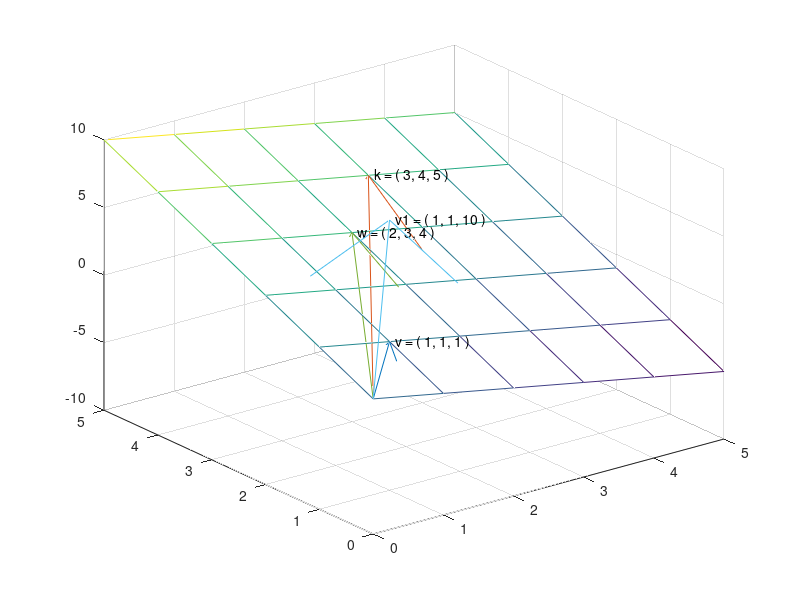

Write MATLAB code to recreate this figure.
x = 0 : 5
[ X, Y ]= meshgrid( x )
Z =2 * Y - X
mesh( X, Y, Z )

v = [ 1; 1; 1; ]
w = [ 2; 3; 4; ]
k = v + w
v1 = [ 1; 1; 10; ]

hold on;

quiver3( 0, 0, 0, v( 1 ), v( 2 ), v( 3 ), 1 )
text( v( 1 ), v( 2 ) , v( 3 ), '  v = ( 1, 1, 1 ) ' );
quiver3( 0, 0, 0, w( 1 ), w( 2 ), w( 3 ), 1 )
text( w( 1 ), w( 2 ), w( 3 ), '  w = ( 2, 3, 4 ) ' );
quiver3( 0, 0, 0, k( 1 ), k( 2 ), k( 3 ), 1 )
text( k( 1 ), k( 2 ), k( 3 ), '  k = ( 3, 4, 5 ) ' );

quiver3( 0, 0, 0, v1( 1 ), v1( 2 ), v1( 3 ), 1 )
text( v1( 1 ), v1( 2 ) , v1( 3 ), '  v1 = ( 1, 1, 10 ) ' );
